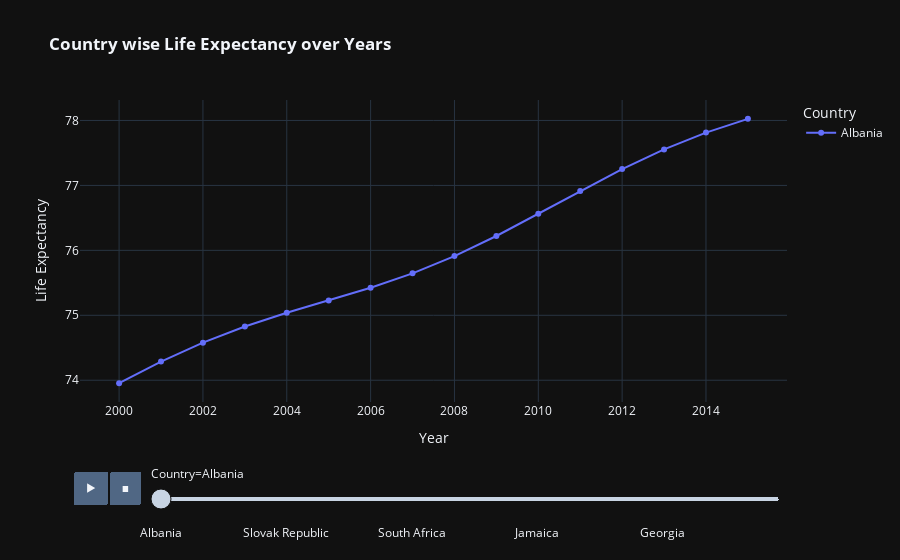

Notebook source saved alongside this figure:
### Code cell
fig=px.line(df.sort_values(by='Year'),x='Year',y='Life Expectancy',animation_frame='Country',animation_group='Year',color='Country',markers=True,template='plotly_dark',title='<b> Country wise Life Expectancy over Years')
fig.show()

### Figure 1 — Plotly figure (JSON) as saved in the notebook; plotly's stock layout.template omitted (floating-point values rounded to 4 significant figures)
{"data": [{"hovertemplate": "Country=Albania<br>Year=%{x}<br>Life Expectancy=%{y}<extra></extra>", "ids": [2000, 2001, 2002, 2003, 2004, 2005, 2006, 2007, 2008, 2009, 2010, 2011, 2012, 2013, 2014, 2015], "legendgroup": "Albania", "line": {"color": "#636efa", "dash": "solid"}, "marker": {"symbol": "circle"}, "mode": "markers+lines", "name": "Albania", "orientation": "v", "showlegend": true, "type": "scatter", "x": [2000, 2001, 2002, 2003, 2004, 2005, 2006, 2007, 2008, 2009, 2010, 2011, 2012, 2013, 2014, 2015], "xaxis": "x", "y": [73.95, 74.29, 74.58, 74.83, 75.04, 75.23, 75.42, 75.65, 75.91, 76.22, 76.56, 76.91, 77.25, 77.55, 77.81, 78.03], "yaxis": "y"}], "layout": {"legend": {"title": {"text": "Country"}, "tracegroupgap": 0}, "sliders": [{"active": 0, "currentvalue": {"prefix": "Country="}, "len": 0.9, "pad": {"b": 10, "t": 60}, "steps": [{"args": [["Albania"], {"frame": {"duration": 0, "redraw": false}, "fromcurrent": true, "mode": "immediate", "transition": {"duration": 0, "easing": "linear"}}], "label": "Albania", "method": "animate"}, {"args": [["Serbia"], {"frame": {"duration": 0, "redraw": false}, "fromcurrent": true, "mode": "immediate", "transition": {"duration": 0, "easing": "linear"}}], "label": "Serbia", "method": "animate"}, {"args": [["China"], {"frame": {"duration": 0, "redraw": false}, "fromcurrent": true, "mode": "immediate", "transition": {"duration": 0, "easing": "linear"}}], "label": "China", "method": "animate"}, {"args": [["Senegal"], {"frame": {"duration": 0, "redraw": false}, "fromcurrent": true, "mode": "immediate", "transition": {"duration": 0, "easing": "linear"}}], "label": "Senegal", "method": "animate"}, {"args": [["Colombia"], {"frame": {"duration": 0, "redraw": false}, "fromcurrent": true, "mode": "immediate", "transition": {"duration": 0, "easing": "linear"}}], "label": "Colombia", "method": "animate"}, {"args": [["Saudi Arabia"], {"frame": {"duration": 0, "redraw": false}, "fromcurrent": true, "mode": "immediate", "transition": {"duration": 0, "easing": "linear"}}], "label": "Saudi Arabia", "method": "animate"}, {"args": [["Congo Dem. Rep."], {"frame": {"duration": 0, "redraw": false}, "fromcurrent": true, "mode": "immediate", "transition": {"duration": 0, "easing": "linear"}}], "label": "Congo Dem. Rep.", "method": "animate"}, {"args": [["Russian Federation"], {"frame": {"duration": 0, "redraw": false}, "fromcurrent": true, "mode": "immediate", "transition": {"duration": 0, "easing": "linear"}}], "label": "Russian Federation", "method": "animate"}, {"args": [["Romania"], {"frame": {"duration": 0, "redraw": false}, "fromcurrent": true, "mode": "immediate", "transition": {"duration": 0, "easing": "linear"}}], "label": "Romania", "method": "animate"}, {"args": [["Congo Rep."], {"frame": {"duration": 0, "redraw": false}, "fromcurrent": true, "mode": "immediate", "transition": {"duration": 0, "easing": "linear"}}], "label": "Congo Rep.", "method": "animate"}, {"args": [["Qatar"], {"frame": {"duration": 0, "redraw": false}, "fromcurrent": true, "mode": "immediate", "transition": {"duration": 0, "easing": "linear"}}], "label": "Qatar", "method": "animate"}, {"args": [["Chile"], {"frame": {"duration": 0, "redraw": false}, "fromcurrent": true, "mode": "immediate", "transition": {"duration": 0, "easing": "linear"}}], "label": "Chile", "method": "animate"}, {"args": [["Costa Rica"], {"frame": {"duration": 0, "redraw": false}, "fromcurrent": true, "mode": "immediate", "transition": {"duration": 0, "easing": "linear"}}], "label": "Costa Rica", "method": "animate"}, {"args": [["Cote d'Ivoire"], {"frame": {"duration": 0, "redraw": false}, "fromcurrent": true, "mode": "immediate", "transition": {"duration": 0, "easing": "linear"}}], "label": "Cote d'Ivoire", "method": "animate"}, {"args": [["Poland"], {"frame": {"duration": 0, "redraw": false}, "fromcurrent": true, "mode": "immediate", "transition": {"duration": 0, "easing": "linear"}}], "label": "Poland", "method": "animate"}, {"args": [["Croatia"], {"frame": {"duration": 0, "redraw": false}, "fromcurrent": true, "mode": "immediate", "transition": {"duration": 0, "easing": "linear"}}], "label": "Croatia", "method": "animate"}, {"args": [["Philippines"], {"frame": {"duration": 0, "redraw": false}, "fromcurrent": true, "mode": "immediate", "transition": {"duration": 0, "easing": "linear"}}], "label": "Philippines", "method": "animate"}, {"args": [["Cyprus"], {"frame": {"duration": 0, "redraw": false}, "fromcurrent": true, "mode": "immediate", "transition": {"duration": 0, "easing": "linear"}}], "label": "Cyprus", "method": "animate"}, {"args": [["Peru"], {"frame": {"duration": 0, "redraw": false}, "fromcurrent": true, "mode": "immediate", "transition": {"duration": 0, "easing": "linear"}}], "label": "Peru", "method": "animate"}, {"args": [["Czechia"], {"frame": {"duration": 0, "redraw": false}, "fromcurrent": true, "mode": "immediate", "transition": {"duration": 0, "easing": "linear"}}], "label": "Czechia", "method": "animate"}, {"args": [["Paraguay"], {"frame": {"duration": 0, "redraw": false}, "fromcurrent": true, "mode": "immediate", "transition": {"duration": 0, "easing": "linear"}}], "label": "Paraguay", "method": "animate"}, {"args": [["Denmark"], {"frame": {"duration": 0, "redraw": false}, "fromcurrent": true, "mode": "immediate", "transition": {"duration": 0, "easing": "linear"}}], "label": "Denmark", "method": "animate"}, {"args": [["Panama"], {"frame": {"duration": 0, "redraw": false}, "fromcurrent": true, "mode": "immediate", "transition": {"duration": 0, "easing": "linear"}}], "label": "Panama", "method": "animate"}, {"args": [["Portugal"], {"frame": {"duration": 0, "redraw": false}, "fromcurrent": true, "mode": "immediate", "transition": {"duration": 0, "easing": "linear"}}], "label": "Portugal", "method": "animate"}, {"args": [["Slovak Republic"], {"frame": {"duration": 0, "redraw": false}, "fromcurrent": true, "mode": "immediate", "transition": {"duration": 0, "easing": "linear"}}], "label": "Slovak Republic", "method": "animate"}, {"args": [["Canada"], {"frame": {"duration": 0, "redraw": false}, "fromcurrent": true, "mode": "immediate", "transition": {"duration": 0, "easing": "linear"}}], "label": "Canada", "method": "animate"}, {"args": [["Slovenia"], {"frame": {"duration": 0, "redraw": false}, "fromcurrent": true, "mode": "immediate", "transition": {"duration": 0, "easing": "linear"}}], "label": "Slovenia", "method": "animate"}, {"args": [["Tunisia"], {"frame": {"duration": 0, "redraw": false}, "fromcurrent": true, "mode": "immediate", "transition": {"duration": 0, "easing": "linear"}}], "label": "Tunisia", "method": "animate"}, {"args": [["Bangladesh"], {"frame": {"duration": 0, "redraw": false}, "fromcurrent": true, "mode": "immediate", "transition": {"duration": 0, "easing": "linear"}}], "label": "Bangladesh", "method": "animate"}, {"args": [["Trinidad and Tobago"], {"frame": {"duration": 0, "redraw": false}, "fromcurrent": true, "mode": "immediate", "transition": {"duration": 0, "easing": "linear"}}], "label": "Trinidad and Tobago", "method": "animate"}, {"args": [["Belarus"], {"frame": {"duration": 0, "redraw": false}, "fromcurrent": true, "mode": "immediate", "transition": {"duration": 0, "easing": "linear"}}], "label": "Belarus", "method": "animate"}, {"args": [["Togo"], {"frame": {"duration": 0, "redraw": false}, "fromcurrent": true, "mode": "immediate", "transition": {"duration": 0, "easing": "linear"}}], "label": "Togo", "method": "animate"}, {"args": [["Belgium"], {"frame": {"duration": 0, "redraw": false}, "fromcurrent": true, "mode": "immediate", "transition": {"duration": 0, "easing": "linear"}}], "label": "Belgium", "method": "animate"}, {"args": [["Thailand"], {"frame": {"duration": 0, "redraw": false}, "fromcurrent": true, "mode": "immediate", "transition": {"duration": 0, "easing": "linear"}}], "label": "Thailand", "method": "animate"}, {"args": [["Benin"], {"frame": {"duration": 0, "redraw": false}, "fromcurrent": true, "mode": "immediate", "transition": {"duration": 0, "easing": "linear"}}], "label": "Benin", "method": "animate"}, {"args": [["Tanzania"], {"frame": {"duration": 0, "redraw": false}, "fromcurrent": true, "mode": "immediate", "transition": {"duration": 0, "easing": "linear"}}], "label": "Tanzania", "method": "animate"}, {"args": [["Bolivia"], {"frame": {"duration": 0, "redraw": false}, "fromcurrent": true, "mode": "immediate", "transition": {"duration": 0, "easing": "linear"}}], "label": "Bolivia", "method": "animate"}, {"args": [["Tajikistan"], {"frame": {"duration": 0, "redraw": false}, "fromcurrent": true, "mode": "immediate", "transition": {"duration": 0, "easing": "linear"}}], "label": "Tajikistan", "method": "animate"}, {"args": [["Botswana"], {"frame": {"duration": 0, "redraw": false}, "fromcurrent": true, "mode": "immediate", "transition": {"duration": 0, "easing": "linear"}}], "label": "Botswana", "method": "animate"}, {"args": [["Switzerland"], {"frame": {"duration": 0, "redraw": false}, "fromcurrent": true, "mode": "immediate", "transition": {"duration": 0, "easing": "linear"}}], "label": "Switzerland", "method": "animate"}, {"args": [["Brazil"], {"frame": {"duration": 0, "redraw": false}, "fromcurrent": true, "mode": "immediate", "transition": {"duration": 0, "easing": "linear"}}], "label": "Brazil", "method": "animate"}, {"args": [["Sweden"], {"frame": {"duration": 0, "redraw": false}, "fromcurrent": true, "mode": "immediate", "transition": {"duration": 0, "easing": "linear"}}], "label": "Sweden", "method": "animate"}, {"args": [["Brunei Darussalam"], {"frame": {"duration": 0, "redraw": false}, "fromcurrent": true, "mode": "immediate", "transition": {"duration": 0, "easing": "linear"}}], "label": "Brunei Darussalam", "method": "animate"}, {"args": [["Sudan"], {"frame": {"duration": 0, "redraw": false}, "fromcurrent": true, "mode": "immediate", "transition": {"duration": 0, "easing": "linear"}}], "label": "Sudan", "method": "animate"}, {"args": [["Sri Lanka"], {"frame": {"duration": 0, "redraw": false}, "fromcurrent": true, "mode": "immediate", "transition": {"duration": 0, "easing": "linear"}}], "label": "Sri Lanka", "method": "animate"}, {"args": [["Bulgaria"], {"frame": {"duration": 0, "redraw": false}, "fromcurrent": true, "mode": "immediate", "transition": {"duration": 0, "easing": "linear"}}], "label": "Bulgaria", "method": "animate"}, {"args": [["Spain"], {"frame": {"duration": 0, "redraw": false}, "fromcurrent": true, "mode": "immediate", "transition": {"duration": 0, "easing": "linear"}}], "label": "Spain", "method": "animate"}, {"args": [["Cambodia"], {"frame": {"duration": 0, "redraw": false}, "fromcurrent": true, "mode": "immediate", "transition": {"duration": 0, "easing": "linear"}}], "label": "Cambodia", "method": "animate"}, {"args": [["South Africa"], {"frame": {"duration": 0, "redraw": false}, "fromcurrent": true, "mode": "immediate", "transition": {"duration": 0, "easing": "linear"}}], "label": "South Africa", "method": "animate"}, {"args": [["Cameroon"], {"frame": {"duration": 0, "redraw": false}, "fromcurrent": true, "mode": "immediate", "transition": {"duration": 0, "easing": "linear"}}], "label": "Cameroon", "method": "animate"}, {"args": [["Ecuador"], {"frame": {"duration": 0, "redraw": false}, "fromcurrent": true, "mode": "immediate", "transition": {"duration": 0, "easing": "linear"}}], "label": "Ecuador", "method": "animate"}, {"args": [["Turkiye"], {"frame": {"duration": 0, "redraw": false}, "fromcurrent": true, "mode": "immediate", "transition": {"duration": 0, "easing": "linear"}}], "label": "Turkiye", "method": "animate"}, {"args": [["Pakistan"], {"frame": {"duration": 0, "redraw": false}, "fromcurrent": true, "mode": "immediate", "transition": {"duration": 0, "easing": "linear"}}], "label": "Pakistan", "method": "animate"}, {"args": [["Egypt"], {"frame": {"duration": 0, "redraw": false}, "fromcurrent": true, "mode": "immediate", "transition": {"duration": 0, "easing": "linear"}}], "label": "Egypt", "method": "animate"}, {"args": [["Moldova"], {"frame": {"duration": 0, "redraw": false}, "fromcurrent": true, "mode": "immediate", "transition": {"duration": 0, "easing": "linear"}}], "label": "Moldova", "method": "animate"}, {"args": [["Hungary"], {"frame": {"duration": 0, "redraw": false}, "fromcurrent": true, "mode": "immediate", "transition": {"duration": 0, "easing": "linear"}}], "label": "Hungary", "method": "animate"}, {"args": [["Mexico"], {"frame": {"duration": 0, "redraw": false}, "fromcurrent": true, "mode": "immediate", "transition": {"duration": 0, "easing": "linear"}}], "label": "Mexico", "method": "animate"}, {"args": [["India"], {"frame": {"duration": 0, "redraw": false}, "fromcurrent": true, "mode": "immediate", "transition": {"duration": 0, "easing": "linear"}}], "label": "India", "method": "animate"}, {"args": [["Mauritius"], {"frame": {"duration": 0, "redraw": false}, "fromcurrent": true, "mode": "immediate", "transition": {"duration": 0, "easing": "linear"}}], "label": "Mauritius", "method": "animate"}, {"args": [["Malta"], {"frame": {"duration": 0, "redraw": false}, "fromcurrent": true, "mode": "immediate", "transition": {"duration": 0, "easing": "linear"}}], "label": "Malta", "method": "animate"}, {"args": [["Indonesia"], {"frame": {"duration": 0, "redraw": false}, "fromcurrent": true, "mode": "immediate", "transition": {"duration": 0, "easing": "linear"}}], "label": "Indonesia", "method": "animate"}, {"args": [["Malaysia"], {"frame": {"duration": 0, "redraw": false}, "fromcurrent": true, "mode": "immediate", "transition": {"duration": 0, "easing": "linear"}}], "label": "Malaysia", "method": "animate"}, {"args": [["Iran"], {"frame": {"duration": 0, "redraw": false}, "fromcurrent": true, "mode": "immediate", "transition": {"duration": 0, "easing": "linear"}}], "label": "Iran", "method": "animate"}, {"args": [["Luxembourg"], {"frame": {"duration": 0, "redraw": false}, "fromcurrent": true, "mode": "immediate", "transition": {"duration": 0, "easing": "linear"}}], "label": "Luxembourg", "method": "animate"}, {"args": [["Honduras"], {"frame": {"duration": 0, "redraw": false}, "fromcurrent": true, "mode": "immediate", "transition": {"duration": 0, "easing": "linear"}}], "label": "Honduras", "method": "animate"}, {"args": [["Iraq"], {"frame": {"duration": 0, "redraw": false}, "fromcurrent": true, "mode": "immediate", "transition": {"duration": 0, "easing": "linear"}}], "label": "Iraq", "method": "animate"}, {"args": [["Ireland"], {"frame": {"duration": 0, "redraw": false}, "fromcurrent": true, "mode": "immediate", "transition": {"duration": 0, "easing": "linear"}}], "label": "Ireland", "method": "animate"}, {"args": [["Libya"], {"frame": {"duration": 0, "redraw": false}, "fromcurrent": true, "mode": "immediate", "transition": {"duration": 0, "easing": "linear"}}], "label": "Libya", "method": "animate"}, {"args": [["Israel"], {"frame": {"duration": 0, "redraw": false}, "fromcurrent": true, "mode": "immediate", "transition": {"duration": 0, "easing": "linear"}}], "label": "Israel", "method": "animate"}, {"args": [["Latvia"], {"frame": {"duration": 0, "redraw": false}, "fromcurrent": true, "mode": "immediate", "transition": {"duration": 0, "easing": "linear"}}], "label": "Latvia", "method": "animate"}, {"args": [["Italy"], {"frame": {"duration": 0, "redraw": false}, "fromcurrent": true, "mode": "immediate", "transition": {"duration": 0, "easing": "linear"}}], "label": "Italy", "method": "animate"}, {"args": [["Kyrgyz Republic"], {"frame": {"duration": 0, "redraw": false}, "fromcurrent": true, "mode": "immediate", "transition": {"duration": 0, "easing": "linear"}}], "label": "Kyrgyz Republic", "method": "animate"}, {"args": [["Jamaica"], {"frame": {"duration": 0, "redraw": false}, "fromcurrent": true, "mode": "immediate", "transition": {"duration": 0, "easing": "linear"}}], "label": "Jamaica", "method": "animate"}, {"args": [["Kuwait"], {"frame": {"duration": 0, "redraw": false}, "fromcurrent": true, "mode": "immediate", "transition": {"duration": 0, "easing": "linear"}}], "label": "Kuwait", "method": "animate"}, {"args": [["Kenya"], {"frame": {"duration": 0, "redraw": false}, "fromcurrent": true, "mode": "immediate", "transition": {"duration": 0, "easing": "linear"}}], "label": "Kenya", "method": "animate"}, {"args": [["Jordan"], {"frame": {"duration": 0, "redraw": false}, "fromcurrent": true, "mode": "immediate", "transition": {"duration": 0, "easing": "linear"}}], "label": "Jordan", "method": "animate"}, {"args": [["Lithuania"], {"frame": {"duration": 0, "redraw": false}, "fromcurrent": true, "mode": "immediate", "transition": {"duration": 0, "easing": "linear"}}], "label": "Lithuania", "method": "animate"}, {"args": [["Mongolia"], {"frame": {"duration": 0, "redraw": false}, "fromcurrent": true, "mode": "immediate", "transition": {"duration": 0, "easing": "linear"}}], "label": "Mongolia", "method": "animate"}, {"args": [["Guatemala"], {"frame": {"duration": 0, "redraw": false}, "fromcurrent": true, "mode": "immediate", "transition": {"duration": 0, "easing": "linear"}}], "label": "Guatemala", "method": "animate"}, {"args": [["Montenegro"], {"frame": {"duration": 0, "redraw": false}, "fromcurrent": true, "mode": "immediate", "transition": {"duration": 0, "easing": "linear"}}], "label": "Montenegro", "method": "animate"}, {"args": [["Norway"], {"frame": {"duration": 0, "redraw": false}, "fromcurrent": true, "mode": "immediate", "transition": {"duration": 0, "easing": "linear"}}], "label": "Norway", "method": "animate"}, {"args": [["El Salvador"], {"frame": {"duration": 0, "redraw": false}, "fromcurrent": true, "mode": "immediate", "transition": {"duration": 0, "easing": "linear"}}], "label": "El Salvador", "method": "animate"}, {"args": [["North Macedonia"], {"frame": {"duration": 0, "redraw": false}, "fromcurrent": true, "mode": "immediate", "transition": {"duration": 0, "easing": "linear"}}], "label": "North Macedonia", "method": "animate"}, {"args": [["Eritrea"], {"frame": {"duration": 0, "redraw": false}, "fromcurrent": true, "mode": "immediate", "transition": {"duration": 0, "easing": "linear"}}], "label": "Eritrea", "method": "animate"}, {"args": [["Nigeria"], {"frame": {"duration": 0, "redraw": false}, "fromcurrent": true, "mode": "immediate", "transition": {"duration": 0, "easing": "linear"}}], "label": "Nigeria", "method": "animate"}, {"args": [["Estonia"], {"frame": {"duration": 0, "redraw": false}, "fromcurrent": true, "mode": "immediate", "transition": {"duration": 0, "easing": "linear"}}], "label": "Estonia", "method": "animate"}, {"args": [["Niger"], {"frame": {"duration": 0, "redraw": false}, "fromcurrent": true, "mode": "immediate", "transition": {"duration": 0, "easing": "linear"}}], "label": "Niger", "method": "animate"}, {"args": [["Ethiopia"], {"frame": {"duration": 0, "redraw": false}, "fromcurrent": true, "mode": "immediate", "transition": {"duration": 0, "easing": "linear"}}], "label": "Ethiopia", "method": "animate"}, {"args": [["Nicaragua"], {"frame": {"duration": 0, "redraw": false}, "fromcurrent": true, "mode": "immediate", "transition": {"duration": 0, "easing": "linear"}}], "label": "Nicaragua", "method": "animate"}, {"args": [["Finland"], {"frame": {"duration": 0, "redraw": false}, "fromcurrent": true, "mode": "immediate", "transition": {"duration": 0, "easing": "linear"}}], "label": "Finland", "method": "animate"}, {"args": [["New Zealand"], {"frame": {"duration": 0, "redraw": false}, "fromcurrent": true, "mode": "immediate", "transition": {"duration": 0, "easing": "linear"}}], "label": "New Zealand", "method": "animate"}, {"args": [["France"], {"frame": {"duration": 0, "redraw": false}, "fromcurrent": true, "mode": "immediate", "transition": {"duration": 0, "easing": "linear"}}], "label": "France", "method": "animate"}, {"args": [["Netherlands"], {"frame": {"duration": 0, "redraw": false}, "fromcurrent": true, "mode": "immediate", "transition": {"duration": 0, "easing": "linear"}}], "label": "Netherlands", "method": "animate"}, {"args": [["Gabon"], {"frame": {"duration": 0, "redraw": false}, "fromcurrent": true, "mode": "immediate", "transition": {"duration": 0, "easing": "linear"}}], "label": "Gabon", "method": "animate"}, {"args": [["Nepal"], {"frame": {"duration": 0, "redraw": false}, "fromcurrent": true, "mode": "immediate", "transition": {"duration": 0, "easing": "linear"}}], "label": "Nepal", "method": "animate"}, {"args": [["Namibia"], {"frame": {"duration": 0, "redraw": false}, "fromcurrent": true, "mode": "immediate", "transition": {"duration": 0, "easing": "linear"}}], "label": "Namibia", "method": "animate"}, {"args": [["Georgia"], {"frame": {"duration": 0, "redraw": false}, "fromcurrent": true, "mode": "immediate", "transition": {"duration": 0, "easing": "linear"}}], "label": "Georgia", "method": "animate"}, {"args": [["Myanmar"], {"frame": {"duration": 0, "redraw": false}, "fromcurrent": true, "mode": "immediate", "transition": {"duration": 0, "easing": "linear"}}], "label": "Myanmar", "method": "animate"}, {"args": [["Germany"], {"frame": {"duration": 0, "redraw": false}, "fromcurrent": true, "mode": "immediate", "transition": {"duration": 0, "easing": "linear"}}], "label": "Germany", "method": "animate"}, {"args": [["Mozambique"], {"frame": {"duration": 0, "redraw": false}, "fromcurrent": true, "mode": "immediate", "transition": {"duration": 0, "easing": "linear"}}], "label": "Mozambique", "method": "animate"}, {"args": [["Ghana"], {"frame": {"duration": 0, "redraw": false}, "fromcurrent": true, "mode": "immediate", "transition": {"duration": 0, "easing": "linear"}}], "label": "Ghana", "method": "animate"}, {"args": [["Morocco"], {"frame": {"duration": 0, "redraw": false}, "fromcurrent": true, "mode": "immediate", "transition": {"duration": 0, "easing": "linear"}}], "label": "Morocco", "method": "animate"}, {"args": [["Greece"], {"frame": {"duration": 0, "redraw": false}, "fromcurrent": true, "mode": "immediate", "transition": {"duration": 0, "easing": "linear"}}], "label": "Greece", "method": "animate"}, {"args": [["Oman"], {"frame": {"duration": 0, "redraw": false}, "fromcurrent": true, "mode": "immediate", "transition": {"duration": 0, "easing": "linear"}}], "label": "Oman", "method": "animate"}, {"args": [["Bahrain"], {"frame": {"duration": 0, "redraw": false}, "fromcurrent": true, "mode": "immediate", "transition": {"duration": 0, "easing": "linear"}}], "label": "Bahrain", "method": "animate"}, {"args": [["Kazakhstan"], {"frame": {"duration": 0, "redraw": false}, "fromcurrent": true, "mode": "immediate", "transition": {"duration": 0, "easing": "linear"}}], "label": "Kazakhstan", "method": "animate"}, {"args": [["Austria"], {"frame": {"duration": 0, "redraw": false}, "fromcurrent": true, "mode": "immediate", "transition": {"duration": 0, "easing": "linear"}}], "label": "Austria", "method": "animate"}, {"args": [["Uruguay"], {"frame": {"duration": 0, "redraw": false}, "fromcurrent": true, "mode": "immediate", "transition": {"duration": 0, "easing": "linear"}}], "label": "Uruguay", "method": "animate"}, {"args": [["Argentina"], {"frame": {"duration": 0, "redraw": false}, "fromcurrent": true, "mode": "immediate", "transition": {"duration": 0, "easing": "linear"}}], "label": "Argentina", "method": "animate"}, {"args": [["Zimbabwe"], {"frame": {"duration": 0, "redraw": false}, "fromcurrent": true, "mode": "immediate", "transition": {"duration": 0, "easing": "linear"}}], "label": "Zimbabwe", "method": "animate"}, {"args": [["Armenia"], {"frame": {"duration": 0, "redraw": false}, "fromcurrent": true, "mode": "immediate", "transition": {"duration": 0, "easing": "linear"}}], "label": "Armenia", "method": "animate"}, {"args": [["Ukraine"], {"frame": {"duration": 0, "redraw": false}, "fromcurrent": true, "mode": "immediate", "transition": {"duration": 0, "easing": "linear"}}], "label": "Ukraine", "method": "animate"}, {"args": [["Angola"], {"frame": {"duration": 0, "redraw": false}, "fromcurrent": true, "mode": "immediate", "transition": {"duration": 0, "easing": "linear"}}], "label": "Angola", "method": "animate"}, {"args": [["Algeria"], {"frame": {"duration": 0, "redraw": false}, "fromcurrent": true, "mode": "immediate", "transition": {"duration": 0, "easing": "linear"}}], "label": "Algeria", "method": "animate"}, {"args": [["Australia"], {"frame": {"duration": 0, "redraw": false}, "fromcurrent": true, "mode": "immediate", "transition": {"duration": 0, "easing": "linear"}}], "label": "Australia", "method": "animate"}, {"args": [["Venezuela"], {"frame": {"duration": 0, "redraw": false}, "fromcurrent": true, "mode": "immediate", "transition": {"duration": 0, "easing": "linear"}}], "label": "Venezuela", "method": "animate"}, {"args": [["United States"], {"frame": {"duration": 0, "redraw": false}, "fromcurrent": true, "mode": "immediate", "transition": {"duration": 0, "easing": "linear"}}], "label": "United States", "method": "animate"}, {"args": [["United Kingdom"], {"frame": {"duration": 0, "redraw": false}, "fromcurrent": true, "mode": "immediate", "transition": {"duration": 0, "easing": "linear"}}], "label": "United Kingdom", "method": "animate"}, {"args": [["Yemen"], {"frame": {"duration": 0, "redraw": false}, "fromcurrent": true, "mode": "immediate", "transition": {"duration": 0, "easing": "linear"}}], "label": "Yemen", "method": "animate"}], "x": 0.1, "xanchor": "left", "y": 0, "yanchor": "top"}], "title": {"text": "<b> Country wise Life Expectancy over Years"}, "updatemenus": [{"buttons": [{"args": [null, {"frame": {"duration": 500, "redraw": false}, "fromcurrent": true, "mode": "immediate", "transition": {"duration": 500, "easing": "linear"}}], "label": "&#9654;", "method": "animate"}, {"args": [[null], {"frame": {"duration": 0, "redraw": false}, "fromcurrent": true, "mode": "immediate", "transition": {"duration": 0, "easing": "linear"}}], "label": "&#9724;", "method": "animate"}], "direction": "left", "pad": {"r": 10, "t": 70}, "showactive": false, "type": "buttons", "x": 0.1, "xanchor": "right", "y": 0, "yanchor": "top"}], "xaxis": {"anchor": "y", "domain": [0, 1], "title": {"text": "Year"}}, "yaxis": {"anchor": "x", "domain": [0, 1], "title": {"text": "Life Expectancy"}}}}
